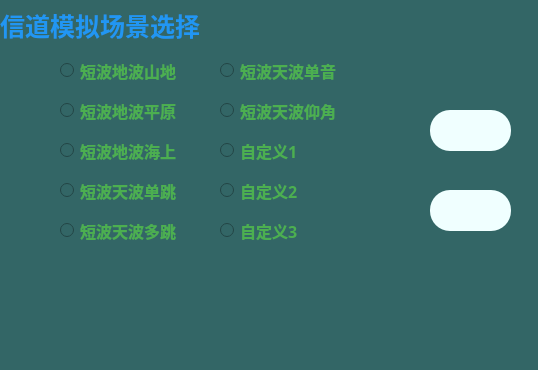
<?xml version="1.0" encoding="UTF-8"?>
<ui version="4.0">
 <class>ChannelSimuMain</class>
 <widget class="QWidget" name="ChannelSimuMain">
  <property name="geometry">
   <rect>
    <x>0</x>
    <y>0</y>
    <width>538</width>
    <height>370</height>
   </rect>
  </property>
  <property name="windowTitle">
   <string>Widget</string>
  </property>
  <property name="styleSheet">
   <string notr="true">QWidget {
            background-color: #336666;
        }</string>
  </property>
  <widget class="QLabel" name="welcomeBG">
   <property name="geometry">
    <rect>
     <x>0</x>
     <y>0</y>
     <width>421</width>
     <height>51</height>
    </rect>
   </property>
   <property name="font">
    <font>
     <family>Microsoft YaHei</family>
     <pointsize>-1</pointsize>
     <bold>true</bold>
    </font>
   </property>
   <property name="styleSheet">
    <string notr="true">QLabel {
            color: #2196F3;          /* 文本颜色 */
            font-family: &quot;Microsoft YaHei&quot;;  /* 字体 */
            font-size: 25px;         /* 字号 */
            font-weight: bold;       /* 加粗 */
        }</string>
   </property>
   <property name="text">
    <string>信道模拟场景选择</string>
   </property>
   <property name="textFormat">
    <enum>Qt::TextFormat::AutoText</enum>
   </property>
   <property name="alignment">
    <set>Qt::AlignmentFlag::AlignLeading|Qt::AlignmentFlag::AlignLeft|Qt::AlignmentFlag::AlignVCenter</set>
   </property>
   <property name="wordWrap">
    <bool>true</bool>
   </property>
   <property name="margin">
    <number>5</number>
   </property>
  </widget>
  <widget class="QPushButton" name="modelAddBT">
   <property name="geometry">
    <rect>
     <x>430</x>
     <y>110</y>
     <width>81</width>
     <height>41</height>
    </rect>
   </property>
   <property name="styleSheet">
    <string notr="true">border-radius:20px;
background-color: rgb(240, 255, 255);
border:2px rgb(243, 243, 243);
color:white;</string>
   </property>
   <property name="text">
    <string/>
   </property>
   <property name="icon">
    <iconset resource="res.qrc">
     <normaloff>:/res/image/circle_plus.png</normaloff>:/res/image/circle_plus.png</iconset>
   </property>
   <property name="iconSize">
    <size>
     <width>60</width>
     <height>40</height>
    </size>
   </property>
  </widget>
  <widget class="QPushButton" name="modelDelBT">
   <property name="geometry">
    <rect>
     <x>430</x>
     <y>190</y>
     <width>81</width>
     <height>41</height>
    </rect>
   </property>
   <property name="styleSheet">
    <string notr="true">border-radius:20px;
background-color: rgb(240, 255, 255);
border:2px rgb(243, 243, 243);
color:white;</string>
   </property>
   <property name="text">
    <string/>
   </property>
   <property name="icon">
    <iconset resource="res.qrc">
     <normaloff>:/res/image/circle_remove.png</normaloff>:/res/image/circle_remove.png</iconset>
   </property>
   <property name="iconSize">
    <size>
     <width>60</width>
     <height>40</height>
    </size>
   </property>
  </widget>
  <widget class="QRadioButton" name="model1BT">
   <property name="geometry">
    <rect>
     <x>60</x>
     <y>50</y>
     <width>121</width>
     <height>41</height>
    </rect>
   </property>
   <property name="font">
    <font>
     <family>Microsoft YaHei</family>
     <pointsize>-1</pointsize>
     <bold>true</bold>
    </font>
   </property>
   <property name="styleSheet">
    <string notr="true">/* 基础RadioButton样式 */
QRadioButton {
    spacing: 6px;  /* 文本与按钮间距 */
    color: #4CAF50;          /* 文本颜色 */
    font-family: &quot;Microsoft YaHei&quot;;  /* 字体 */
    font-size: 16px;         /* 字号 */
    font-weight: bold;       /* 加粗 */
}</string>
   </property>
   <property name="text">
    <string>短波地波山地</string>
   </property>
  </widget>
  <widget class="QRadioButton" name="model2BT">
   <property name="geometry">
    <rect>
     <x>60</x>
     <y>90</y>
     <width>121</width>
     <height>41</height>
    </rect>
   </property>
   <property name="font">
    <font>
     <family>Microsoft YaHei</family>
     <pointsize>-1</pointsize>
     <bold>true</bold>
    </font>
   </property>
   <property name="styleSheet">
    <string notr="true">/* 基础RadioButton样式 */
QRadioButton {
    spacing: 6px;  /* 文本与按钮间距 */
    color: #4CAF50;          /* 文本颜色 */
    font-family: &quot;Microsoft YaHei&quot;;  /* 字体 */
    font-size: 16px;         /* 字号 */
    font-weight: bold;       /* 加粗 */
}</string>
   </property>
   <property name="text">
    <string>短波地波平原</string>
   </property>
  </widget>
  <widget class="QRadioButton" name="model3BT">
   <property name="geometry">
    <rect>
     <x>60</x>
     <y>130</y>
     <width>121</width>
     <height>41</height>
    </rect>
   </property>
   <property name="font">
    <font>
     <family>Microsoft YaHei</family>
     <pointsize>-1</pointsize>
     <bold>true</bold>
    </font>
   </property>
   <property name="styleSheet">
    <string notr="true">/* 基础RadioButton样式 */
QRadioButton {
    spacing: 6px;  /* 文本与按钮间距 */
    color: #4CAF50;          /* 文本颜色 */
    font-family: &quot;Microsoft YaHei&quot;;  /* 字体 */
    font-size: 16px;         /* 字号 */
    font-weight: bold;       /* 加粗 */
}</string>
   </property>
   <property name="text">
    <string>短波地波海上</string>
   </property>
  </widget>
  <widget class="QRadioButton" name="model4BT">
   <property name="geometry">
    <rect>
     <x>60</x>
     <y>170</y>
     <width>121</width>
     <height>41</height>
    </rect>
   </property>
   <property name="font">
    <font>
     <family>Microsoft YaHei</family>
     <pointsize>-1</pointsize>
     <bold>true</bold>
    </font>
   </property>
   <property name="styleSheet">
    <string notr="true">/* 基础RadioButton样式 */
QRadioButton {
    spacing: 6px;  /* 文本与按钮间距 */
    color: #4CAF50;          /* 文本颜色 */
    font-family: &quot;Microsoft YaHei&quot;;  /* 字体 */
    font-size: 16px;         /* 字号 */
    font-weight: bold;       /* 加粗 */
}</string>
   </property>
   <property name="text">
    <string>短波天波单跳</string>
   </property>
  </widget>
  <widget class="QRadioButton" name="model5BT">
   <property name="geometry">
    <rect>
     <x>60</x>
     <y>210</y>
     <width>121</width>
     <height>41</height>
    </rect>
   </property>
   <property name="font">
    <font>
     <family>Microsoft YaHei</family>
     <pointsize>-1</pointsize>
     <bold>true</bold>
    </font>
   </property>
   <property name="styleSheet">
    <string notr="true">/* 基础RadioButton样式 */
QRadioButton {
    spacing: 6px;  /* 文本与按钮间距 */
    color: #4CAF50;          /* 文本颜色 */
    font-family: &quot;Microsoft YaHei&quot;;  /* 字体 */
    font-size: 16px;         /* 字号 */
    font-weight: bold;       /* 加粗 */
}</string>
   </property>
   <property name="text">
    <string>短波天波多跳</string>
   </property>
  </widget>
  <widget class="QRadioButton" name="model6BT">
   <property name="geometry">
    <rect>
     <x>220</x>
     <y>50</y>
     <width>121</width>
     <height>41</height>
    </rect>
   </property>
   <property name="font">
    <font>
     <family>Microsoft YaHei</family>
     <pointsize>-1</pointsize>
     <bold>true</bold>
    </font>
   </property>
   <property name="styleSheet">
    <string notr="true">/* 基础RadioButton样式 */
QRadioButton {
    spacing: 6px;  /* 文本与按钮间距 */
    color: #4CAF50;          /* 文本颜色 */
    font-family: &quot;Microsoft YaHei&quot;;  /* 字体 */
    font-size: 16px;         /* 字号 */
    font-weight: bold;       /* 加粗 */
}</string>
   </property>
   <property name="text">
    <string>短波天波单音</string>
   </property>
  </widget>
  <widget class="QRadioButton" name="model7BT">
   <property name="geometry">
    <rect>
     <x>220</x>
     <y>90</y>
     <width>121</width>
     <height>41</height>
    </rect>
   </property>
   <property name="font">
    <font>
     <family>Microsoft YaHei</family>
     <pointsize>-1</pointsize>
     <bold>true</bold>
    </font>
   </property>
   <property name="styleSheet">
    <string notr="true">/* 基础RadioButton样式 */
QRadioButton {
    spacing: 6px;  /* 文本与按钮间距 */
    color: #4CAF50;          /* 文本颜色 */
    font-family: &quot;Microsoft YaHei&quot;;  /* 字体 */
    font-size: 16px;         /* 字号 */
    font-weight: bold;       /* 加粗 */
}</string>
   </property>
   <property name="text">
    <string>短波天波仰角</string>
   </property>
  </widget>
  <widget class="QRadioButton" name="diy1BT">
   <property name="geometry">
    <rect>
     <x>220</x>
     <y>130</y>
     <width>121</width>
     <height>41</height>
    </rect>
   </property>
   <property name="font">
    <font>
     <family>Microsoft YaHei</family>
     <pointsize>-1</pointsize>
     <bold>true</bold>
    </font>
   </property>
   <property name="styleSheet">
    <string notr="true">/* 基础RadioButton样式 */
QRadioButton {
    spacing: 6px;  /* 文本与按钮间距 */
    color: #4CAF50;          /* 文本颜色 */
    font-family: &quot;Microsoft YaHei&quot;;  /* 字体 */
    font-size: 16px;         /* 字号 */
    font-weight: bold;       /* 加粗 */
}</string>
   </property>
   <property name="text">
    <string>自定义1</string>
   </property>
  </widget>
  <widget class="QRadioButton" name="diy2BT">
   <property name="geometry">
    <rect>
     <x>220</x>
     <y>170</y>
     <width>121</width>
     <height>41</height>
    </rect>
   </property>
   <property name="font">
    <font>
     <family>Microsoft YaHei</family>
     <pointsize>-1</pointsize>
     <bold>true</bold>
    </font>
   </property>
   <property name="styleSheet">
    <string notr="true">/* 基础RadioButton样式 */
QRadioButton {
    spacing: 6px;  /* 文本与按钮间距 */
    color: #4CAF50;          /* 文本颜色 */
    font-family: &quot;Microsoft YaHei&quot;;  /* 字体 */
    font-size: 16px;         /* 字号 */
    font-weight: bold;       /* 加粗 */
}</string>
   </property>
   <property name="text">
    <string>自定义2</string>
   </property>
  </widget>
  <widget class="QRadioButton" name="diy3BT">
   <property name="geometry">
    <rect>
     <x>220</x>
     <y>210</y>
     <width>121</width>
     <height>41</height>
    </rect>
   </property>
   <property name="font">
    <font>
     <family>Microsoft YaHei</family>
     <pointsize>-1</pointsize>
     <bold>true</bold>
    </font>
   </property>
   <property name="styleSheet">
    <string notr="true">/* 基础RadioButton样式 */
QRadioButton {
    spacing: 6px;  /* 文本与按钮间距 */
    color: #4CAF50;          /* 文本颜色 */
    font-family: &quot;Microsoft YaHei&quot;;  /* 字体 */
    font-size: 16px;         /* 字号 */
    font-weight: bold;       /* 加粗 */
}</string>
   </property>
   <property name="text">
    <string>自定义3</string>
   </property>
  </widget>
 </widget>
 <resources>
  <include location="res.qrc"/>
 </resources>
 <connections/>
</ui>
